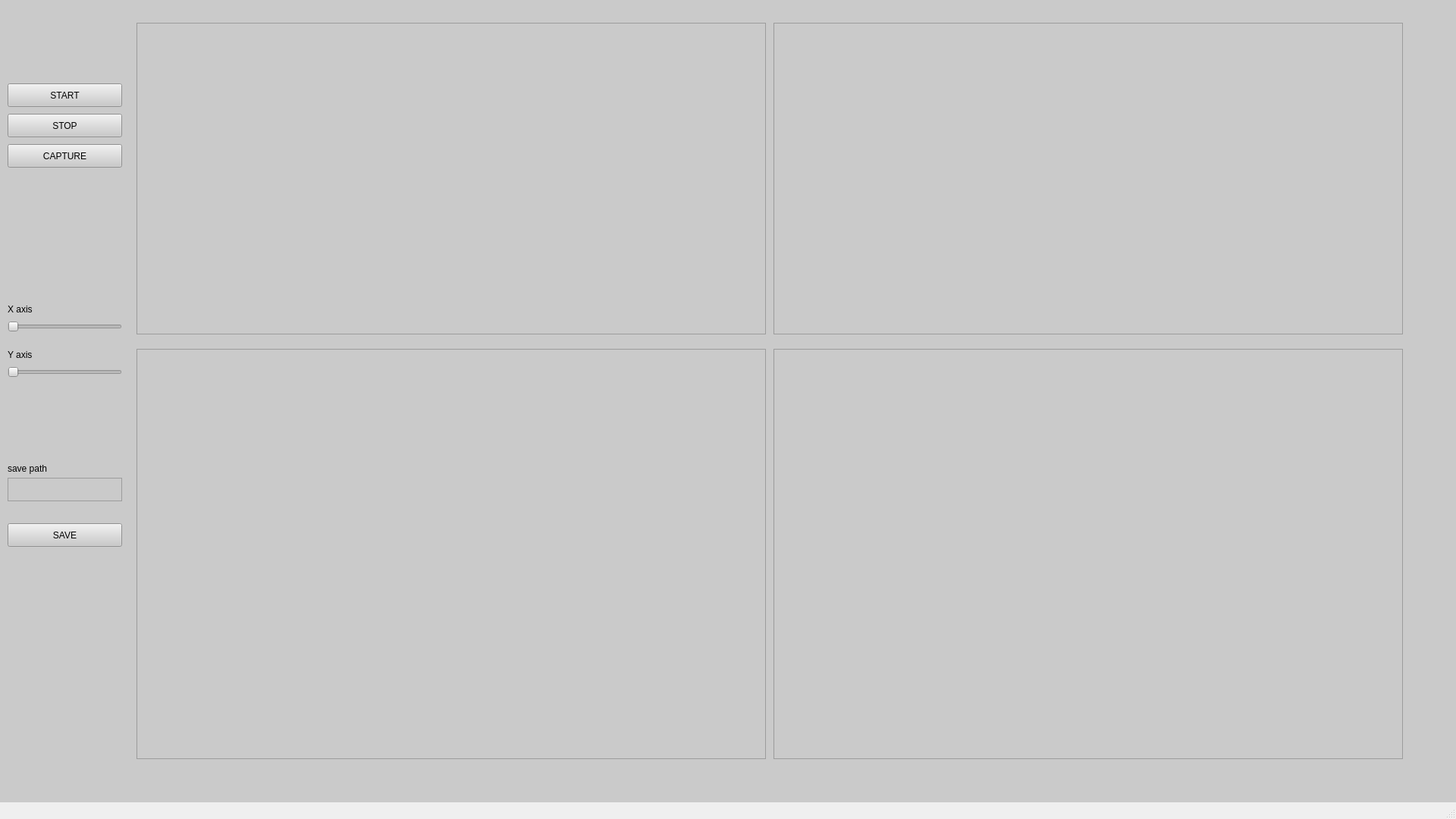
<?xml version="1.0" encoding="UTF-8"?>
<ui version="4.0">
 <class>MainWindow</class>
 <widget class="QMainWindow" name="MainWindow">
  <property name="geometry">
   <rect>
    <x>0</x>
    <y>0</y>
    <width>1920</width>
    <height>1080</height>
   </rect>
  </property>
  <property name="minimumSize">
   <size>
    <width>1198</width>
    <height>0</height>
   </size>
  </property>
  <property name="windowTitle">
   <string>MainWindow</string>
  </property>
  <widget class="QWidget" name="centralwidget">
   <property name="styleSheet">
    <string notr="true">color: rgb(0, 0, 0);
background-color: rgb(202, 202, 202);</string>
   </property>
   <widget class="QPushButton" name="pb_start">
    <property name="geometry">
     <rect>
      <x>10</x>
      <y>110</y>
      <width>151</width>
      <height>31</height>
     </rect>
    </property>
    <property name="text">
     <string>START</string>
    </property>
   </widget>
   <widget class="QPushButton" name="pb_stop">
    <property name="geometry">
     <rect>
      <x>10</x>
      <y>150</y>
      <width>151</width>
      <height>31</height>
     </rect>
    </property>
    <property name="text">
     <string>STOP</string>
    </property>
   </widget>
   <widget class="QPushButton" name="pb_capture">
    <property name="geometry">
     <rect>
      <x>10</x>
      <y>190</y>
      <width>151</width>
      <height>31</height>
     </rect>
    </property>
    <property name="text">
     <string>CAPTURE</string>
    </property>
   </widget>
   <widget class="QGraphicsView" name="graphicsView">
    <property name="geometry">
     <rect>
      <x>180</x>
      <y>30</y>
      <width>830</width>
      <height>411</height>
     </rect>
    </property>
   </widget>
   <widget class="QGraphicsView" name="graphicsView_2">
    <property name="geometry">
     <rect>
      <x>1020</x>
      <y>30</y>
      <width>830</width>
      <height>411</height>
     </rect>
    </property>
   </widget>
   <widget class="QGraphicsView" name="graphicsView_3">
    <property name="geometry">
     <rect>
      <x>180</x>
      <y>460</y>
      <width>830</width>
      <height>541</height>
     </rect>
    </property>
   </widget>
   <widget class="QGraphicsView" name="graphicsView_4">
    <property name="geometry">
     <rect>
      <x>1020</x>
      <y>460</y>
      <width>830</width>
      <height>541</height>
     </rect>
    </property>
   </widget>
   <widget class="QSlider" name="horizontalSlider_x">
    <property name="geometry">
     <rect>
      <x>10</x>
      <y>420</y>
      <width>151</width>
      <height>22</height>
     </rect>
    </property>
    <property name="orientation">
     <enum>Qt::Orientation::Horizontal</enum>
    </property>
   </widget>
   <widget class="QSlider" name="horizontalSlider_y">
    <property name="geometry">
     <rect>
      <x>10</x>
      <y>480</y>
      <width>151</width>
      <height>22</height>
     </rect>
    </property>
    <property name="orientation">
     <enum>Qt::Orientation::Horizontal</enum>
    </property>
   </widget>
   <widget class="QPushButton" name="pb_save">
    <property name="geometry">
     <rect>
      <x>10</x>
      <y>690</y>
      <width>151</width>
      <height>31</height>
     </rect>
    </property>
    <property name="text">
     <string>SAVE</string>
    </property>
   </widget>
   <widget class="QLabel" name="label_Xaxis">
    <property name="geometry">
     <rect>
      <x>10</x>
      <y>400</y>
      <width>131</width>
      <height>16</height>
     </rect>
    </property>
    <property name="text">
     <string>X axis</string>
    </property>
   </widget>
   <widget class="QLabel" name="label_Yaxis">
    <property name="geometry">
     <rect>
      <x>10</x>
      <y>460</y>
      <width>111</width>
      <height>16</height>
     </rect>
    </property>
    <property name="text">
     <string>Y axis</string>
    </property>
   </widget>
   <widget class="QLabel" name="label_savepath">
    <property name="geometry">
     <rect>
      <x>10</x>
      <y>610</y>
      <width>101</width>
      <height>16</height>
     </rect>
    </property>
    <property name="text">
     <string>save path</string>
    </property>
   </widget>
   <widget class="QTextEdit" name="textEdit">
    <property name="geometry">
     <rect>
      <x>10</x>
      <y>630</y>
      <width>151</width>
      <height>31</height>
     </rect>
    </property>
   </widget>
  </widget>
  <widget class="QMenuBar" name="menubar">
   <property name="geometry">
    <rect>
     <x>0</x>
     <y>0</y>
     <width>1920</width>
     <height>22</height>
    </rect>
   </property>
  </widget>
  <widget class="QStatusBar" name="statusbar"/>
 </widget>
 <resources/>
 <connections/>
</ui>
